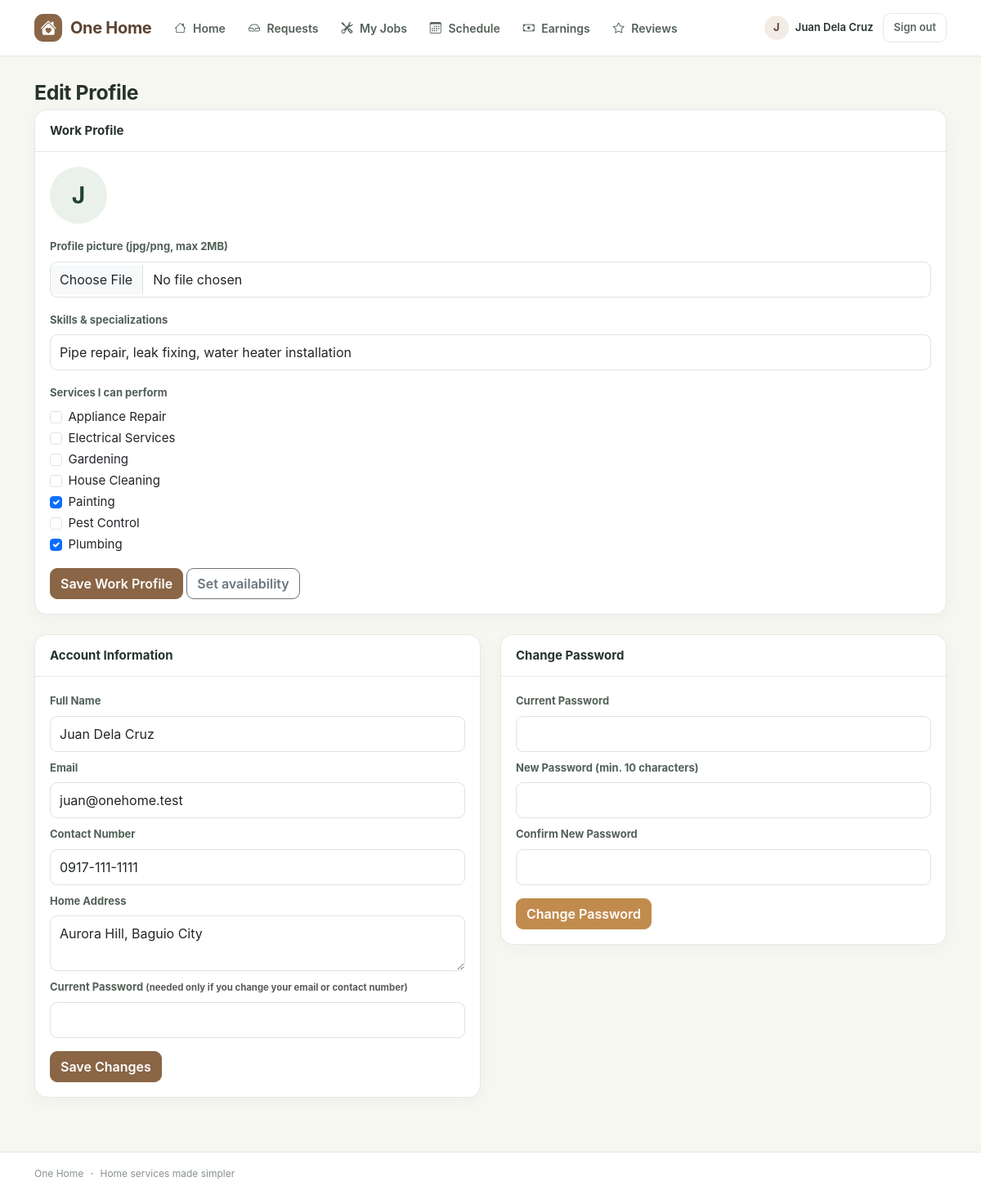
Screenshot of /employee/edit_profile.php (signed in) with the database file from the repository.
### tables this page shows
CREATE TABLE users (
  id INT AUTO_INCREMENT PRIMARY KEY,
  name VARCHAR(100) NOT NULL,
  email VARCHAR(100) NOT NULL UNIQUE,
  password VARCHAR(255) NOT NULL,
  phone VARCHAR(30),
  address VARCHAR(255),
  role ENUM('admin','employee','customer') NOT NULL,
  status ENUM('active','pending','inactive') NOT NULL DEFAULT 'active',
  avatar VARCHAR(255),
  skills VARCHAR(255),
  available_days VARCHAR(40) NOT NULL DEFAULT 'Mon,Tue,Wed,Thu,Fri',
  is_available TINYINT NOT NULL DEFAULT 1,
  created_at DATETIME NOT NULL DEFAULT CURRENT_TIMESTAMP,
  INDEX idx_users_role_status (role, status),
  INDEX idx_users_available (role, status, is_available),
  CHECK (is_available IN (0,1))
);

CREATE TABLE services (
  id INT AUTO_INCREMENT PRIMARY KEY,
  name VARCHAR(100) NOT NULL,
  description TEXT,
  price DECIMAL(10,2) NOT NULL,
  icon VARCHAR(50) NOT NULL DEFAULT 'bi-tools',
  is_active TINYINT NOT NULL DEFAULT 1,
  INDEX idx_services_active_name (is_active, name),
  CHECK (price >= 0),
  CHECK (is_active IN (0,1))
);

### includes/auth.php (called while the page is built, shortened)
<?php
require_once INC . '/dbconn.php';
require_once INC . '/functions.php';
require_once INC . '/notifications.php';
function current_user()
{
    static $loaded = false;
    static $user = null;
    if (!$loaded) {
        $loaded = true;
        if (!empty($_SESSION['uid'])) {
            $user = db_one("SELECT * FROM users WHERE id=?", [(int) $_SESSION['uid']]);
        }
    }
    return $user;
}
function home_for($role)
{
    return $role . '/dashboard.php';
}
function require_role($role)
{
    $u = current_user();
}

### includes/notifications.php (called while the page is built, shortened)
<?php
function new_requests_count($eid)
{
    return db_val("SELECT COUNT(*) FROM bookings WHERE employee_id=? AND status='Pending'", [$eid]);
}

### employee/edit_profile.php (the view, shortened to what this page needs)
<?php require_once __DIR__ . '/../includes/auth.php';
require_role('employee');
$u = current_user();
$all = db_all("SELECT * FROM services WHERE is_active=1 ORDER BY name");
$mine = array_column(db_all("SELECT service_id FROM employee_services WHERE employee_id=?", [$u['id']]), 'service_id');
require INC . '/header.php'; ?>
<h2>Edit Profile</h2>
<div class="card mb-4">
    <div class="card-header">Work Profile</div>
    <div class="card-body">
        <form method="post" enctype="multipart/form-data" action="<?= url('actions/process_profile.php') ?>">
            <div class="mb-3"><?= avatar($u['name'], $u['avatar'], 70) ?></div>
            <label class="form-label">Profile picture (jpg/png, max 2MB)</label><input type="file" name="avatar"
                accept="image/*" class="form-control mb-3">
            <label class="form-label">Skills &amp; specializations</label><input name="skills"
                value="<?= e($u['skills']) ?>" class="form-control mb-3">
            <label class="form-label">Services I can perform</label>
            <div class="mb-3"><?php foreach ($all as $s): ?>
                    <div class="form-check"><input class="form-check-input" type="checkbox" name="services[]"
                            value="<?= $s['id'] ?>" id="s<?= $s['id'] ?>" <?= in_array($s['id'], $mine) ? 'checked' : '' ?>><label class="form-check-label" for="s<?= $s['id'] ?>"><?= e($s['name']) ?></label></div>
                <?php endforeach; ?>
            </div>
            <button class="btn btn-primary">Save Work Profile</button> <a class="btn btn-outline-secondary"
                href="<?= url('employee/availability.php') ?>">Set availability</a>
        </form>
    </div>
</div>
<?php account_forms($u); ?>
<?php require INC . '/footer.php'; ?>

### includes/navbar.php (shortened to what this page needs)
<?php
$links = [];
if ($u && $u['status'] === 'active') {
    if ($u['role'] === 'customer') {
        $links = [
            ['url' => 'customer/dashboard.php', 'label' => 'Home', 'icon' => 'bi-house'],
            ['url' => 'customer/services.php', 'label' => 'Services', 'icon' => 'bi-grid'],
            ['url' => 'customer/bookings.php', 'label' => 'Bookings', 'icon' => 'bi-calendar-check'],
            ['url' => 'customer/payment_history.php', 'label' => 'Payments', 'icon' => 'bi-wallet2'],
            ['url' => 'customer/my_reviews.php', 'label' => 'Reviews', 'icon' => 'bi-star'],
        ];
    } elseif ($u['role'] === 'employee') {
        $links = [
            ['url' => 'employee/dashboard.php', 'label' => 'Home', 'icon' => 'bi-house'],
            ['url' => 'employee/booking_requests.php', 'label' => 'Requests', 'icon' => 'bi-inbox', 'count' => new_requests_count($u['id'])],
            ['url' => 'employee/my_jobs.php', 'label' => 'My Jobs', 'icon' => 'bi-tools'],
            ['url' => 'employee/my_schedule.php', 'label' => 'Schedule', 'icon' => 'bi-calendar3'],
            ['url' => 'employee/earnings.php', 'label' => 'Earnings', 'icon' => 'bi-cash'],
            ['url' => 'employee/my_reviews.php', 'label' => 'Reviews', 'icon' => 'bi-star'],
        ];
    }
}
$current_path = str_replace('\\\\', '/', $_SERVER['PHP_SELF'] ?? '');
?>
<header class="app-header">
    <nav class="navbar navbar-expand-lg">
        <div class="container">
            <a class="navbar-brand" href="<?= url($u && $u['status'] === 'active' ? home_for($u['role']) : 'index.php') ?>">
                <span class="brand-mark"><i class="bi bi-house-heart-fill"></i></span>
                <span>One Home</span>
            </a>
            <div class="collapse navbar-collapse" id="mainNav">
                <ul class="navbar-nav me-auto">
                    <?php foreach ($links as $item):
                        $active = strpos($current_path, '/' . $item['url']) !== false;
                    ?>
                        <li class="nav-item">
                            <a class="nav-link <?= $active ? 'active' : '' ?>" href="<?= url($item['url']) ?>">
                                <i class="bi <?= e($item['icon']) ?>"></i>
                                <?= e($item['label']) ?>
                            </a>
                        </li>
                    <?php endforeach; ?>
                </ul>
                <div class="nav-account">
                    <?php if ($u && $u['status'] === 'active'): ?>
                        <a class="nav-profile" href="<?= url($u['role'] === 'admin' ? 'admin/profile.php' : $u['role'] . '/profile.php') ?>">
                            <span class="nav-avatar"><?= e(strtoupper(substr($u['name'], 0, 1))) ?></span>
                            <span class="d-none d-md-inline"><?= e($u['name']) ?></span>
                        </a>
                        <form method="post" action="<?= url('logout.php') ?>" class="d-inline">
                            <button class="btn btn-logout" type="submit">Sign out</button>
                        </form>
                    <?php else: ?>
                        <a class="nav-link" href="<?= url('login.php') ?>">Login</a>
                        <a class="btn btn-primary btn-sm" href="<?= url('register.php') ?>">Create account</a>
                    <?php endif; ?>
                </div>
            </div>
        </div>
    </nav>
</header>

### includes/functions.php (shortened to what this page needs)
<?php
function e($s)
{
    return htmlspecialchars((string) $s, ENT_QUOTES, 'UTF-8');
}
function url($p)
{
    return BASE_URL . '/' . ltrim($p, '/');
}
function csrf_token()
{
    return $_SESSION['csrf_token'];
}
function csrf_input()
{
    return '<input type="hidden" name="csrf_token" value="' . e(csrf_token()) . '">';
}
function db_run($sql, $params = [])
{
    global $conn;
    $st = mysqli_prepare($conn, $sql);
    if ($params)
        mysqli_stmt_bind_param($st, str_repeat('s', count($params)), ...$params);
    if (!mysqli_stmt_execute($st)) {
        error_log('One Home SQL execute error: ' . mysqli_stmt_error($st));
        http_response_code(500);
        exit('Something went wrong. Please try again later.');
    }
    return $st;
}
function db_all($sql, $params = [])
{
    $r = mysqli_stmt_get_result(db_run($sql, $params));
    return $r ? mysqli_fetch_all($r, MYSQLI_ASSOC) : [];
}
function db_one($sql, $params = [])
{
    $a = db_all($sql, $params);
    return $a ? $a[0] : null;
}
function db_val($sql, $params = [])
{
    $r = db_one($sql, $params);
    return $r ? array_values($r)[0] : 0;
}
function avatar($name, $file = '', $size = 60)
{
    return '<span class="avatar-initial" style="width:' . $size . 'px;height:' . $size . 'px;font-size:' . ($size / 2.5) . 'px">' . e(strtoupper(substr($name, 0, 1))) . '</span>';
}
{ ?>
<?php }
function account_forms($u)
{ ?>
    <div class="row">
        <div class="col-md-6">
            <div class="card mb-4">
                <div class="card-header">Account Information</div>
                <div class="card-body">
                    <form method="post" action="<?= url('actions/process_profile.php') ?>"><?= csrf_input() ?><input type="hidden"
                        <label class="form-label">Full Name</label><input class="form-control mb-2" name="name"
                            value="<?= e($u['name']) ?>" required>
                        <label class="form-label">Email</label><input type="email" class="form-control mb-2" name="email"
                            value="<?= e($u['email']) ?>" required>
                        <label class="form-label">Contact Number</label><input class="form-control mb-2" name="phone"
                            value="<?= e($u['phone']) ?>" required>
                        <label class="form-label">Home Address</label><textarea class="form-control mb-2" name="address"
                            rows="2"><?= e($u['address']) ?></textarea>
                        <label class="form-label">Current Password <small class="text-muted">(needed only if you change your
                                email or contact number)</small></label>
                        <input type="password" class="form-control mb-3" name="current_password">
                        <button class="btn btn-primary">Save Changes</button>
                    </form>
                </div>
            </div>
        </div>
        <div class="col-md-6">
            <div class="card mb-4">
                <div class="card-header">Change Password</div>
                <div class="card-body">
                    <form method="post" action="<?= url('actions/process_profile.php') ?>"><?= csrf_input() ?><input type="hidden"
                        <label class="form-label">Current Password</label><input type="password" class="form-control mb-2"
                            name="current_password" required>
                        <label class="form-label">New Password (min. 10 characters)</label><input type="password"
                            class="form-control mb-2" name="new_password" minlength="10" required>
                        <label class="form-label">Confirm New Password</label><input type="password"
                            class="form-control mb-3" name="confirm_password" required>
                        <button class="btn btn-warning">Change Password</button>
                    </form>
                </div>
            </div>
        </div>
    </div>
<?php }

### css/style.css (style rules this page uses)
:root { --green: #315b43; --green-dark: #234331; --green-soft: #eaf1eb; --brown: #8a6546; --brown-dark: #5d4431; --brown-soft: #f3ece5; --cream: #f7f7f2; --ink: #26332b; --muted: #718078; --line: #e4e9e3; --white: #ffffff; }
* { box-sizing: border-box; }
body { background: var(--cream); color: var(--ink); font-family: Inter, "Segoe UI", Arial, sans-serif; font-size: 15px; min-height: 100vh; }
.app-header { background: var(--white); border-bottom: 1px solid var(--line); }
.navbar { min-height: 68px; padding: 10px 0; }
.navbar-brand { display:flex; align-items:center; gap:10px; color:var(--green-dark)!important; font-weight:750; letter-spacing:-.3px; }
.brand-mark { width:34px;height:34px;border-radius:11px;background:var(--green);color:white;display:inline-flex;align-items:center;justify-content:center; }
.navbar-nav { gap:4px; }
.nav-link { color:#536158!important; border-radius:9px; padding:9px 12px!important; font-weight:600; font-size:14px; }
.nav-link i { margin-right:5px; }
.nav-account { display:flex; align-items:center; gap:12px; }
.nav-profile { display:flex; align-items:center; gap:8px; color:var(--ink); text-decoration:none; font-weight:600; font-size:13px; }
.nav-avatar { width:30px;height:30px;border-radius:50%;display:inline-flex;align-items:center;justify-content:center;background:var(--green-soft);color:var(--green-dark);font-weight:700; }
.btn-logout { border:1px solid var(--line); color:#59665e; background:white; font-size:13px; padding:7px 12px; }
h1,h2,h3,h4,h5 { color:var(--ink); letter-spacing:-.35px; font-weight:700; }
h2 { font-size:1.55rem; margin-bottom:5px; }
.card { border:1px solid var(--line); border-radius:15px; box-shadow:0 5px 20px rgba(35,67,49,.035); }
.card-header { background:white; border-bottom:1px solid var(--line); color:var(--ink); font-weight:650; padding:14px 18px; border-radius:15px 15px 0 0!important; }
.card-body { padding:18px; }
.btn { border-radius:9px; font-weight:600; }
.btn-primary { background:var(--green); border-color:var(--green); }
.btn-warning { background:#c28b4e; border-color:#c28b4e; color:#fff; }
.form-control,.form-select { border-color:#dce4dc; border-radius:9px; padding:9px 11px; }
.form-label { color:#526057; font-size:13px; font-weight:650; }
.avatar-initial { display:inline-flex; align-items:center; justify-content:center; border-radius:50%; background:var(--green-soft); color:var(--green-dark); font-weight:bold; }
.role-employee { --role-accent:var(--brown); --role-soft:var(--brown-soft); }
.role-employee .brand-mark { background:var(--brown); }
.role-employee .navbar-brand { color:var(--brown-dark)!important; }
.role-employee .nav-avatar,.role-employee .stat-icon { background:var(--brown-soft); color:var(--brown-dark); }
.role-employee .btn-primary { background:var(--brown); border-color:var(--brown); }

### rows the page displays
users: name "J", name "Juan Dela Cruz", skills "Pipe repair, leak fixing, water heater installation", email "juan@onehome.test", phone "0917-111-1111", address "Aurora Hill, Baguio City"
services: name "Appliance Repair"
services: name "Electrical Services"
services: name "Gardening"
services: name "House Cleaning"
services: id "☑", name "Painting"
services: name "Pest Control"
services: id "☑", name "Plumbing"

### other values shown
$item['label'] "Home"
$item['label'] "Requests"
$item['label'] "My Jobs"
$item['label'] "Schedule"
$item['label'] "Earnings"
$item['label'] "Reviews"
